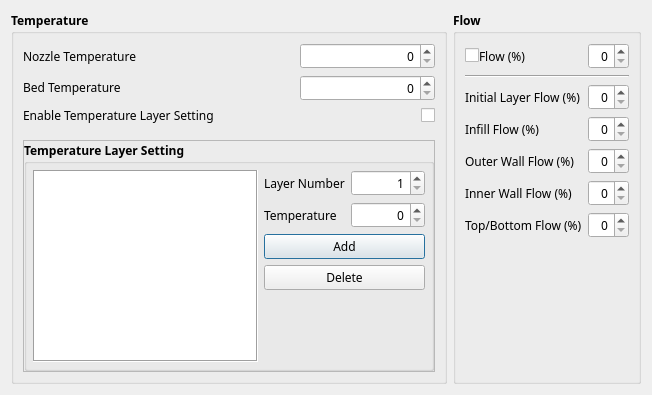
     <widget class="QWidget" name="tab_material">
      <property name="styleSheet">
       <string notr="true"/>
      </property>
      <attribute name="title">
       <string>Material</string>
      </attribute>
      <layout class="QHBoxLayout" name="horizontalLayout_6">
       <item>
        <widget class="QGroupBox" name="groupBox_5">
         <property name="sizePolicy">
          <sizepolicy hsizetype="Preferred" vsizetype="Preferred">
           <horstretch>0</horstretch>
           <verstretch>0</verstretch>
          </sizepolicy>
         </property>
         <property name="minimumSize">
          <size>
           <width>436</width>
           <height>0</height>
          </size>
         </property>
         <property name="font">
          <font>
           <family>맑은 고딕</family>
           <pointsize>9</pointsize>
           <weight>75</weight>
           <bold>true</bold>
          </font>
         </property>
         <property name="title">
          <string>Temperature</string>
         </property>
         <layout class="QGridLayout" name="gridLayout_18" columnstretch="2,1">
          <item row="1" column="0">
           <widget class="QLabel" name="label_bed_temperature">
            <property name="font">
             <font>
              <family>맑은 고딕</family>
              <pointsize>9</pointsize>
              <weight>50</weight>
              <bold>false</bold>
              <underline>false</underline>
              <stylestrategy>PreferDefault</stylestrategy>
             </font>
            </property>
            <property name="toolTip">
             <string>print_bed_temperature_tooltip</string>
            </property>
            <property name="text">
             <string notr="true">&lt;html&gt;&lt;head/&gt;&lt;body&gt;&lt;p&gt;&lt;img src=&quot;:/rodinP/Resources/linked.png&quot;/&gt;Bed Temperature&lt;/p&gt;&lt;/body&gt;&lt;/html&gt;</string>
            </property>
           </widget>
          </item>
          <item row="0" column="0">
           <widget class="QLabel" name="label_nozzle_temperature">
            <property name="font">
             <font>
              <family>맑은 고딕</family>
              <pointsize>9</pointsize>
              <weight>50</weight>
              <bold>false</bold>
              <stylestrategy>PreferDefault</stylestrategy>
             </font>
            </property>
            <property name="toolTip">
             <string>print_temperature_tooltip</string>
            </property>
            <property name="text">
             <string>Nozzle Temperature</string>
            </property>
           </widget>
          </item>
          <item row="2" column="0">
           <widget class="QLabel" name="label_temperature_layer_setting_enabled">
            <property name="font">
             <font>
              <family>맑은 고딕</family>
              <pointsize>9</pointsize>
              <weight>50</weight>
              <bold>false</bold>
             </font>
            </property>
            <property name="toolTip">
             <string>temperature_layer_setting_enabled_tooltip</string>
            </property>
            <property name="text">
             <string>Enable Temperature Layer Setting</string>
            </property>
           </widget>
          </item>
          <item row="2" column="1">
           <widget class="CustomCheckBox" name="checkBox_temperature_layer_setting_enabled">
            <property name="toolTip">
             <string>temperature_layer_setting_enabled_tooltip</string>
            </property>
            <property name="layoutDirection">
             <enum>Qt::RightToLeft</enum>
            </property>
            <property name="text">
             <string/>
            </property>
            <property name="originalValue" stdset="0">
             <bool>false</bool>
            </property>
           </widget>
          </item>
          <item row="4" column="0" colspan="2">
           <widget class="QFrame" name="frame_temperature_layer_list_setting">
            <property name="sizePolicy">
             <sizepolicy hsizetype="Preferred" vsizetype="Preferred">
              <horstretch>0</horstretch>
              <verstretch>0</verstretch>
             </sizepolicy>
            </property>
            <property name="frameShape">
             <enum>QFrame::StyledPanel</enum>
            </property>
            <property name="frameShadow">
             <enum>QFrame::Raised</enum>
            </property>
            <layout class="QGridLayout" name="gridLayout" columnstretch="0">
             <property name="leftMargin">
              <number>0</number>
             </property>
             <property name="topMargin">
              <number>0</number>
             </property>
             <property name="rightMargin">
              <number>0</number>
             </property>
             <property name="bottomMargin">
              <number>0</number>
             </property>
             <property name="spacing">
              <number>0</number>
             </property>
             <item row="0" column="0">
              <widget class="QGroupBox" name="groupBox_temperature_layer_list_setting">
               <property name="font">
                <font>
                 <family>맑은 고딕</family>
                 <pointsize>9</pointsize>
                 <weight>75</weight>
                 <bold>true</bold>
                </font>
               </property>
               <property name="toolTip">
                <string notr="true"/>
               </property>
               <property name="title">
                <string>Temperature Layer Setting</string>
               </property>
               <property name="flat">
                <bool>false</bool>
               </property>
               <property name="checkable">
                <bool>false</bool>
               </property>
               <layout class="QGridLayout" name="gridLayout_21" columnstretch="3,2">
                <property name="leftMargin">
                 <number>6</number>
                </property>
                <property name="topMargin">
                 <number>6</number>
                </property>
                <property name="rightMargin">
                 <number>6</number>
                </property>
                <property name="bottomMargin">
                 <number>6</number>
                </property>
                <property name="horizontalSpacing">
                 <number>6</number>
                </property>
                <item row="0" column="1">
                 <layout class="QVBoxLayout" name="verticalLayout_5">
                  <item>
                   <layout class="QGridLayout" name="gridLayout_17">
                    <item row="0" column="0">
                     <widget class="QLabel" name="label_temperature_setpoint_layer_number">
                      <property name="font">
                       <font>
                        <family>맑은 고딕</family>
                        <weight>50</weight>
                        <bold>false</bold>
                       </font>
                      </property>
                      <property name="toolTip">
                       <string>temperature_setpoint_layer_number_tooltip</string>
                      </property>
                      <property name="text">
                       <string>Layer Number</string>
                      </property>
                     </widget>
                    </item>
                    <item row="1" column="0">
                     <widget class="QLabel" name="label_temperature_setpoint_temperature">
                      <property name="font">
                       <font>
                        <family>맑은 고딕</family>
                        <weight>50</weight>
                        <bold>false</bold>
                       </font>
                      </property>
                      <property name="toolTip">
                       <string>temperature_setpoint_temperature_tooltip</string>
                      </property>
                      <property name="text">
                       <string>Temperature</string>
                      </property>
                     </widget>
                    </item>
                    <item row="1" column="1">
                     <widget class="CustomSpinBox" name="spinBox_temperature_setpoint_temperature">
                      <property name="font">
                       <font>
                        <family>맑은 고딕</family>
                        <pointsize>9</pointsize>
                        <weight>50</weight>
                        <bold>false</bold>
                       </font>
                      </property>
                      <property name="toolTip">
                       <string>temperature_setpoint_temperature_tooltip</string>
                      </property>
                      <property name="alignment">
                       <set>Qt::AlignRight|Qt::AlignTrailing|Qt::AlignVCenter</set>
                      </property>
                      <property name="maximum">
                       <number>999</number>
                      </property>
                      <property name="singleStep">
                       <number>5</number>
                      </property>
                     </widget>
                    </item>
                    <item row="0" column="1">
                     <widget class="CustomSpinBox" name="spinBox_temperature_setpoint_layer_number">
                      <property name="font">
                       <font>
                        <family>맑은 고딕</family>
                        <pointsize>9</pointsize>
                        <weight>50</weight>
                        <bold>false</bold>
                       </font>
                      </property>
                      <property name="toolTip">
                       <string>temperature_setpoint_layer_number_tooltip</string>
                      </property>
                      <property name="alignment">
                       <set>Qt::AlignRight|Qt::AlignTrailing|Qt::AlignVCenter</set>
                      </property>
                      <property name="minimum">
                       <number>1</number>
                      </property>
                     </widget>
                    </item>
                   </layout>
                  </item>
                  <item>
                   <widget class="QPushButton" name="pushButton_temperature_setpoint_add">
                    <property name="enabled">
                     <bool>true</bool>
                    </property>
                    <property name="minimumSize">
                     <size>
                      <width>0</width>
                      <height>24</height>
                     </size>
                    </property>
                    <property name="font">
                     <font>
                      <family>맑은 고딕</family>
                      <pointsize>9</pointsize>
                      <weight>50</weight>
                      <bold>false</bold>
                     </font>
                    </property>
                    <property name="text">
                     <string>Add</string>
                    </property>
                    <property name="autoDefault">
                     <bool>true</bool>
                    </property>
                    <property name="default">
                     <bool>true</bool>
                    </property>
                   </widget>
                  </item>
                  <item>
                   <widget class="QPushButton" name="pushButton_temperature_setpoint_delete">
                    <property name="minimumSize">
                     <size>
                      <width>0</width>
                      <height>24</height>
                     </size>
                    </property>
                    <property name="font">
                     <font>
                      <family>맑은 고딕</family>
                      <pointsize>9</pointsize>
                      <weight>50</weight>
                      <bold>false</bold>
                     </font>
                    </property>
                    <property name="text">
                     <string>Delete</string>
                    </property>
                    <property name="autoDefault">
                     <bool>true</bool>
                    </property>
                   </widget>
                  </item>
                  <item>
                   <spacer name="verticalSpacer_10">
                    <property name="orientation">
                     <enum>Qt::Vertical</enum>
                    </property>
                    <property name="sizeHint" stdset="0">
                     <size>
                      <width>20</width>
                      <height>40</height>
                     </size>
                    </property>
                   </spacer>
                  </item>
                 </layout>
                </item>
                <item row="0" column="0" rowspan="2">
                 <widget class="QTableWidget" name="tableWidget_temperature_layer_list">
                  <property name="sizePolicy">
                   <sizepolicy hsizetype="Fixed" vsizetype="Fixed">
                    <horstretch>0</horstretch>
                    <verstretch>0</verstretch>
                   </sizepolicy>
                  </property>
                  <property name="maximumSize">
                   <size>
                    <width>225</width>
                    <height>16777215</height>
                   </size>
                  </property>
                  <property name="focusPolicy">
                   <enum>Qt::NoFocus</enum>
                  </property>
                  <property name="toolTip">
                   <string>temperature_layer_list_setting_tooltip</string>
                  </property>
                  <property name="styleSheet">
                   <string notr="true">QTableWidget::item {
	padding: 1px;
	border-bottom: 1px solid rgb(220, 220, 220);
}
QTableWidget::item:selected {
	background-color: rgb(140, 140, 140);
	color: rgb(255, 255, 255);
}</string>
                  </property>
                  <property name="frameShape">
                   <enum>QFrame::Box</enum>
                  </property>
                  <property name="selectionMode">
                   <enum>QAbstractItemView::SingleSelection</enum>
                  </property>
                  <property name="showGrid">
                   <bool>true</bool>
                  </property>
                  <property name="gridStyle">
                   <enum>Qt::NoPen</enum>
                  </property>
                  <attribute name="horizontalHeaderVisible">
                   <bool>false</bool>
                  </attribute>
                  <attribute name="horizontalHeaderCascadingSectionResizes">
                   <bool>false</bool>
                  </attribute>
                  <attribute name="horizontalHeaderDefaultSectionSize">
                   <number>100</number>
                  </attribute>
                  <column>
                   <property name="text">
                    <string>Layer</string>
                   </property>
                   <property name="font">
                    <font>
                     <family>맑은 고딕</family>
                     <weight>75</weight>
                     <bold>true</bold>
                    </font>
                   </property>
                  </column>
                  <column>
                   <property name="text">
                    <string>Temperature</string>
                   </property>
                   <property name="font">
                    <font>
                     <family>맑은 고딕</family>
                     <weight>75</weight>
                     <bold>true</bold>
                    </font>
                   </property>
                  </column>
                 </widget>
                </item>
               </layout>
              </widget>
             </item>
            </layout>
           </widget>
          </item>
          <item row="3" column="0">
           <spacer name="verticalSpacer_6">
            <property name="orientation">
             <enum>Qt::Vertical</enum>
            </property>
            <property name="sizeType">
             <enum>QSizePolicy::Expanding</enum>
            </property>
            <property name="sizeHint" stdset="0">
             <size>
              <width>20</width>
              <height>10</height>
             </size>
            </property>
           </spacer>
          </item>
          <item row="0" column="1">
           <widget class="CustomSpinBox" name="spinBox_print_temperature">
            <property name="minimumSize">
             <size>
              <width>0</width>
              <height>0</height>
             </size>
            </property>
            <property name="maximumSize">
             <size>
              <width>16777215</width>
              <height>16777215</height>
             </size>
            </property>
            <property name="font">
             <font>
              <family>맑은 고딕</family>
              <pointsize>9</pointsize>
              <weight>50</weight>
              <bold>false</bold>
             </font>
            </property>
            <property name="toolTip">
             <string>print_temperature_tooltip</string>
            </property>
            <property name="styleSheet">
             <string notr="true"/>
            </property>
            <property name="alignment">
             <set>Qt::AlignRight|Qt::AlignTrailing|Qt::AlignVCenter</set>
            </property>
            <property name="maximum">
             <number>999</number>
            </property>
            <property name="singleStep">
             <number>10</number>
            </property>
            <property name="originalValue" stdset="0">
             <number>0</number>
            </property>
           </widget>
          </item>
          <item row="1" column="1">
           <widget class="CustomSpinBox" name="spinBox_print_bed_temperature">
            <property name="minimumSize">
             <size>
              <width>0</width>
              <height>0</height>
             </size>
            </property>
            <property name="maximumSize">
             <size>
              <width>16777215</width>
              <height>16777215</height>
             </size>
            </property>
            <property name="font">
             <font>
              <family>맑은 고딕</family>
              <pointsize>9</pointsize>
              <weight>50</weight>
              <bold>false</bold>
             </font>
            </property>
            <property name="toolTip">
             <string>print_bed_temperature_tooltip</string>
            </property>
            <property name="alignment">
             <set>Qt::AlignRight|Qt::AlignTrailing|Qt::AlignVCenter</set>
            </property>
            <property name="maximum">
             <number>999</number>
            </property>
            <property name="singleStep">
             <number>10</number>
            </property>
            <property name="originalValue" stdset="0">
             <number>0</number>
            </property>
           </widget>
          </item>
         </layout>
        </widget>
       </item>
       <item>
        <widget class="QGroupBox" name="groupBox_4">
         <property name="font">
          <font>
           <family>맑은 고딕</family>
           <weight>75</weight>
           <bold>true</bold>
          </font>
         </property>
         <property name="title">
          <string>Flow</string>
         </property>
         <layout class="QGridLayout" name="gridLayout_22" columnstretch="2,1">
          <item row="7" column="1">
           <widget class="CustomSpinBox" name="spinBox_top_bottom_flow">
            <property name="font">
             <font>
              <family>맑은 고딕</family>
              <weight>50</weight>
              <bold>false</bold>
             </font>
            </property>
            <property name="toolTip">
             <string>top_bottom_filament_flow_tooltip</string>
            </property>
            <property name="alignment">
             <set>Qt::AlignRight|Qt::AlignTrailing|Qt::AlignVCenter</set>
            </property>
            <property name="originalValue" stdset="0">
             <number>0</number>
            </property>
           </widget>
          </item>
          <item row="2" column="0">
           <widget class="QLabel" name="label_initial_layer_flow">
            <property name="font">
             <font>
              <family>맑은 고딕</family>
              <pointsize>9</pointsize>
              <weight>50</weight>
              <bold>false</bold>
              <stylestrategy>PreferDefault</stylestrategy>
             </font>
            </property>
            <property name="toolTip">
             <string>initial_layer_filament_flow_tooltip</string>
            </property>
            <property name="text">
             <string>Initial Layer Flow (%)</string>
            </property>
           </widget>
          </item>
          <item row="5" column="1">
           <widget class="CustomSpinBox" name="spinBox_outer_wall_flow">
            <property name="font">
             <font>
              <family>맑은 고딕</family>
              <weight>50</weight>
              <bold>false</bold>
             </font>
            </property>
            <property name="toolTip">
             <string>outer_wall_filament_flow_tooltip</string>
            </property>
            <property name="alignment">
             <set>Qt::AlignRight|Qt::AlignTrailing|Qt::AlignVCenter</set>
            </property>
            <property name="originalValue" stdset="0">
             <number>0</number>
            </property>
           </widget>
          </item>
          <item row="4" column="0">
           <widget class="QLabel" name="label_infill_flow">
            <property name="font">
             <font>
              <family>맑은 고딕</family>
              <weight>50</weight>
              <bold>false</bold>
             </font>
            </property>
            <property name="toolTip">
             <string>infill_filament_flow_tooltip</string>
            </property>
            <property name="text">
             <string>Infill Flow (%)</string>
            </property>
           </widget>
          </item>
          <item row="2" column="1">
           <widget class="CustomSpinBox" name="spinBox_initial_layer_flow">
            <property name="font">
             <font>
              <family>맑은 고딕</family>
              <pointsize>9</pointsize>
              <weight>50</weight>
              <bold>false</bold>
             </font>
            </property>
            <property name="toolTip">
             <string>initial_layer_filament_flow_tooltip</string>
            </property>
            <property name="alignment">
             <set>Qt::AlignRight|Qt::AlignTrailing|Qt::AlignVCenter</set>
            </property>
            <property name="originalValue" stdset="0">
             <number>0</number>
            </property>
           </widget>
          </item>
          <item row="6" column="1">
           <widget class="CustomSpinBox" name="spinBox_inner_wall_flow">
            <property name="font">
             <font>
              <family>맑은 고딕</family>
              <weight>50</weight>
              <bold>false</bold>
             </font>
            </property>
            <property name="toolTip">
             <string>inner_wall_filament_flow_tooltip</string>
            </property>
            <property name="alignment">
             <set>Qt::AlignRight|Qt::AlignTrailing|Qt::AlignVCenter</set>
            </property>
            <property name="originalValue" stdset="0">
             <number>0</number>
            </property>
           </widget>
          </item>
          <item row="7" column="0">
           <widget class="QLabel" name="label_top_bottom_flow">
            <property name="font">
             <font>
              <family>맑은 고딕</family>
              <weight>50</weight>
              <bold>false</bold>
             </font>
            </property>
            <property name="toolTip">
             <string>top_bottom_filament_flow_tooltip</string>
            </property>
            <property name="text">
             <string>Top/Bottom Flow (%)</string>
            </property>
           </widget>
          </item>
          <item row="5" column="0">
           <widget class="QLabel" name="label_outer_wall_flow">
            <property name="font">
             <font>
              <family>맑은 고딕</family>
              <weight>50</weight>
              <bold>false</bold>
             </font>
            </property>
            <property name="toolTip">
             <string>outer_wall_filament_flow_tooltip</string>
            </property>
            <property name="text">
             <string>Outer Wall Flow (%)</string>
            </property>
           </widget>
          </item>
          <item row="1" column="0" colspan="2">
           <widget class="Line" name="line_3">
            <property name="orientation">
             <enum>Qt::Horizontal</enum>
            </property>
           </widget>
          </item>
          <item row="4" column="1">
           <widget class="CustomSpinBox" name="spinBox_infill_flow">
            <property name="font">
             <font>
              <family>맑은 고딕</family>
              <weight>50</weight>
              <bold>false</bold>
             </font>
            </property>
            <property name="toolTip">
             <string>infill_filament_flow_tooltip</string>
            </property>
            <property name="alignment">
             <set>Qt::AlignRight|Qt::AlignTrailing|Qt::AlignVCenter</set>
            </property>
            <property name="originalValue" stdset="0">
             <number>0</number>
            </property>
           </widget>
          </item>
          <item row="6" column="0">
           <widget class="QLabel" name="label_inner_wall_flow">
            <property name="font">
             <font>
              <family>맑은 고딕</family>
              <weight>50</weight>
              <bold>false</bold>
             </font>
            </property>
            <property name="toolTip">
             <string>inner_wall_filament_flow_tooltip</string>
            </property>
            <property name="text">
             <string>Inner Wall Flow (%)</string>
            </property>
           </widget>
          </item>
          <item row="0" column="1">
           <widget class="CustomSpinBox" name="spinBox_flow">
            <property name="font">
             <font>
              <family>맑은 고딕</family>
              <pointsize>9</pointsize>
              <weight>50</weight>
              <bold>false</bold>
             </font>
            </property>
            <property name="toolTip">
             <string>filament_flow_tooltip</string>
            </property>
            <property name="alignment">
             <set>Qt::AlignRight|Qt::AlignTrailing|Qt::AlignVCenter</set>
            </property>
            <property name="originalValue" stdset="0">
             <number>0</number>
            </property>
           </widget>
          </item>
          <item row="0" column="0">
           <layout class="QHBoxLayout" name="horizontalLayout_3" stretch="1,15">
            <property name="spacing">
             <number>0</number>
            </property>
            <item>
             <widget class="CustomCheckBox" name="checkBox_overall_flow_control_enabled">
              <property name="text">
               <string/>
              </property>
              <property name="originalValue" stdset="0">
               <bool>false</bool>
              </property>
             </widget>
            </item>
            <item>
             <widget class="QLabel" name="label_flow">
              <property name="font">
               <font>
                <family>맑은 고딕</family>
                <pointsize>9</pointsize>
                <weight>50</weight>
                <bold>false</bold>
                <stylestrategy>PreferDefault</stylestrategy>
               </font>
              </property>
              <property name="toolTip">
               <string>filament_flow_tooltip</string>
              </property>
              <property name="text">
               <string>Flow (%)</string>
              </property>
             </widget>
            </item>
           </layout>
          </item>
          <item row="8" column="0">
           <spacer name="verticalSpacer_3">
            <property name="orientation">
             <enum>Qt::Vertical</enum>
            </property>
            <property name="sizeHint" stdset="0">
             <size>
              <width>20</width>
              <height>40</height>
             </size>
            </property>
           </spacer>
          </item>
         </layout>
        </widget>
       </item>
      </layout>
     </widget>
